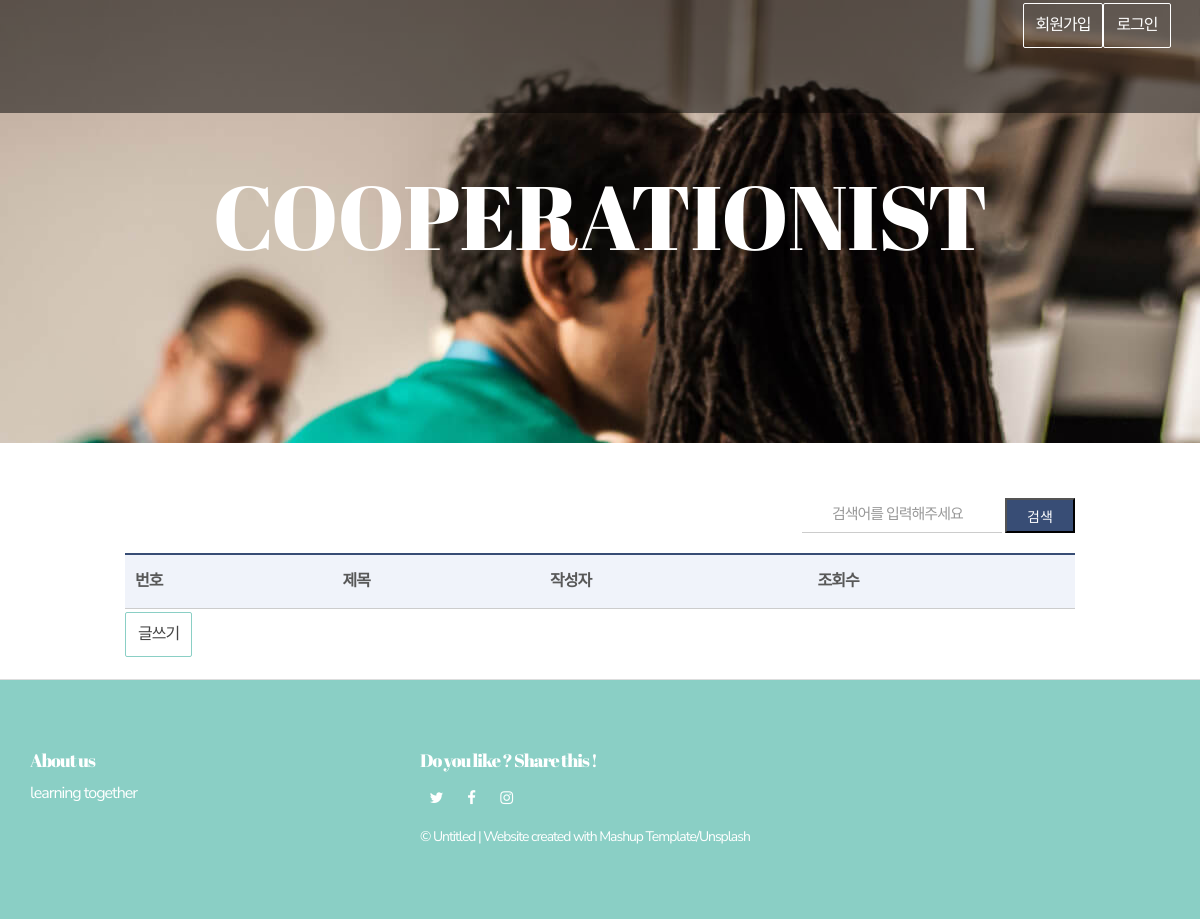
Before: /viewList/ with the older database file.
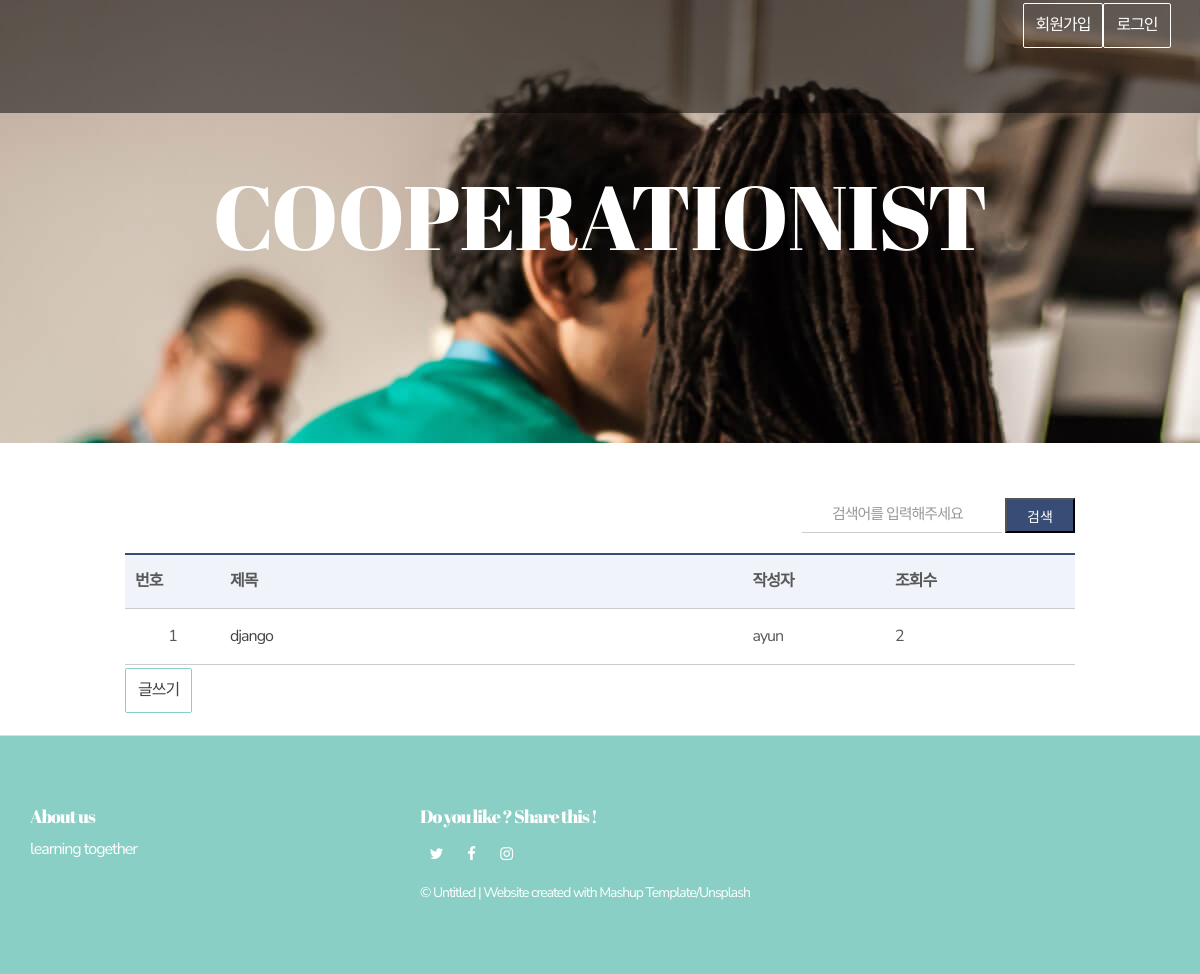
After: the same page with the newer database file.
### web01/models.py (models this page shows)
class Content(models.Model):
    objects = models.Manager()
    title = models.CharField(max_length=105)
    context = models.CharField(max_length=225)
    cnt = models.IntegerField(default=0)
    userId = models.ForeignKey(User, on_delete=models.CASCADE)

class User(models.Model):
    objects = models.Manager()
    user_id = models.CharField(max_length=50)
    password = models.CharField(max_length=50)

### web01/views.py (the view)
# urls.py: re_path(r'viewList/$', views.viewList, name="viewList"),
def viewList(request):
    contents = Content.objects.all()
    return render(request,"web01/list.html", {'contents':contents})

### web01/templates/web01/list.html (shortened to what this page needs)
{% extends 'web01/base.html' %}
{% block content %}
		<div class="bodytext_area box_inner">
			<form action="./listSearch/" method="GET" class="minisrch_form">
				<fieldset>
					<input type="text" name="text" class="tbox" title="검색어를 입력해주세요" placeholder="검색어를 입력해주세요">
                    <button type="submit" class="btn_srch">검색</button>
				</fieldset>
            </form>
			<table class="bbsListTbl" summary="번호,제목,조회수 등을 제공하는 표">
				<thead>
					<tr>
						<th scope="col">번호</th>
						<th scope="col">제목</th>
						<th scope="col">작성자</th>
						<th scope="col">조회수</th>
					</tr>
                </thead>
				<tbody>
					{% for content in contents %}
					<form action="./moreView/?id={{content.id}}" method="GET">
                        <div name='content'>
                            <tr>
                                <td>{{ content.id }}</td>
								<td class="tit_notice"><a href="./moreView/?id={{content.id}}">{{content.title}}</a></td>
                                <td class="tit_notice">{{content.userId.user_id}}</a> </td>
                                <td class="tit_notice">{{content.cnt}}</a> </td>
                            </tr>
                        </div>
                    </form>
					{% endfor %}
				</tbody>
			</table>
			<a href="{% url 'listForm' %}" class="btn btn-default navbar-btn" >글쓰기</a>
			 <div class="pagination">
			</div>
		</div>
    {% endblock %}

Changed rows visible on the page:
added Content: id "1", title "django", userId.user_id "ayun", cnt "2"
